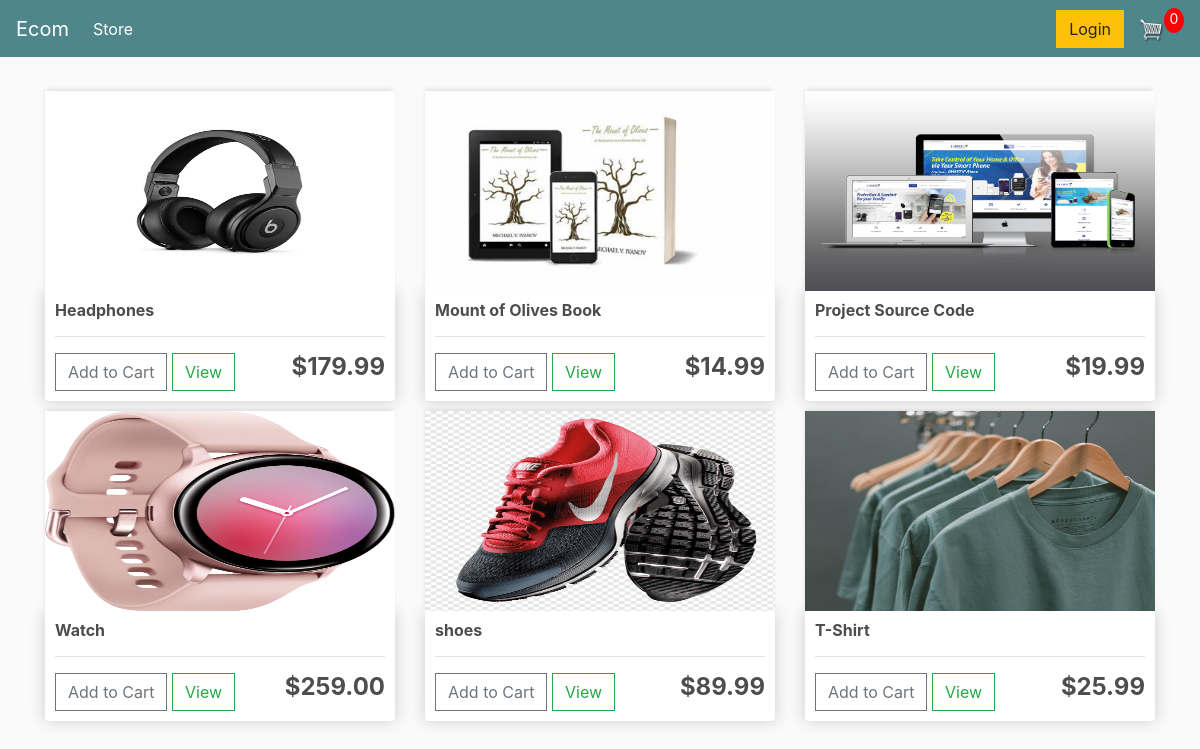
The page / on the database its author committed.
### store/models.py (models this page shows, shortened)
class Product(models.Model):
    name = models.CharField(max_length=200)
    price = models.DecimalField(max_digits=7, decimal_places=2)
    digital = models.BooleanField(default=False, null=True, blank=True)
    image = models.ImageField(null=True, blank=True)
    @property
    def imageURL(self):
        try:
            url = self.image.url
        except:
            url = ''
        return url

### store/views.py (the view)
# urls.py: path('',include('store.urls')),
def store(request):
  data = cartData(request)
  cartItems =data['cartItems']
  order = data['order']
  items = data['items']
  products=Product.objects.all()
  context={'products':products, 'cartItems':cartItems}
  return render(request,'store/store.html',context)

### store/utils.py (called while the page is built, shortened)
def cookieCart(request):
	try:
		cart = json.loads(request.COOKIES.get('cart','{}'))
	except json.JSONDecodeError:
		cart = {}
		print('CART:', cart)
	items = []
	order = {'get_cart_total':0, 'get_cart_items':0, 'shipping':False}
	cartItems = order['get_cart_items']
	return {'cartItems':cartItems ,'order':order, 'items':items}

def cartData(request):
	if request.user.is_authenticated:
		customer = request.user.customer
		order, created = Order.objects.get_or_create(customer=customer, complete=False)
		items = order.orderitem_set.all()
		cartItems = order.get_cart_items
	else:
		cookieData = cookieCart(request)
		cartItems = cookieData['cartItems']
		order = cookieData['order']
		items = cookieData['items']
	return {'cartItems':cartItems ,'order':order, 'items':items}

### store/templates/store/store.html
{% extends 'store/main.html' %}
{% load static %}
{% block content %}
	<div class="row">
		{% for product in products %}
		<div class="col-lg-4">
			<img class="thumbnail" src="{{product.imageURL}}">
			<div class="box-element product">
				<h6><strong>{{product.name}}</strong></h6>
				<hr>
				<button data-product="{{product.id}}" data-action="add" class="btn btn-outline-secondary add-btn update-cart">Add to Cart</button>
				<a class="btn btn-outline-success" href="#">View</a>
				<h4 style="display: inline-block; float: right"><strong>${{product.price}}</strong></h4>
			</div>
		</div>
		{% endfor %}
	</div>
{% endblock content %}

### store/templates/store/main.html (shortened to what this page needs)
<!DOCTYPE html>
{% load static %}
<html>
<head>
	<link rel="stylesheet" href="https://stackpath.bootstrapcdn.com/bootstrap/4.4.1/css/bootstrap.min.css">
	<link rel="stylesheet" type="text/css" href="{% static 'css/main.css' %}">
</head>
<body>
	<nav class="navbar navbar-expand-lg navbar-dark bg-dark">
	  <a class="navbar-brand" href="{% url 'store' %}">Ecom</a>
	  <div class="collapse navbar-collapse" id="navbarSupportedContent">
	    <ul class="navbar-nav mr-auto">
	      <li class="nav-item active">
	        <a class="nav-link" href="{% url 'store' %}">Store <span class="sr-only">(current)</span></a>
	      </li>
	    </ul>
	    <div class="form-inline my-2 my-lg-0">
	     	<a href="#"class="btn btn-warning">Login</a>
	     	<a href="{% url 'cart' %}">
	    		<img  id="cart-icon" src="{% static 'images/cart.png' %}">
	    	</a>
	    	<p id="cart-total">{{cartItems}}</p>
	    </div>
	  </div>
	</nav>
     <div class="container">
            <br>
            {% block content %}
            {% endblock content %}
         </div>
</body>
</html>

### store/static/css/main.css (style rules this page uses)
body { background-color: hsl(0, 0%, 98%); }
h1,h2,h3,h4,h5,h6 { color:hsl(0, 0%, 30%); }
.box-element { box-shadow:hsl(0, 0%, 80%) 0 0 16px; background-color: #fff; border-radius: 4px; padding: 10px; }
.thumbnail { width: 100%; height: 200px; -webkit-box-shadow: -1px -3px 5px -2px rgba(214,214,214,1); -moz-box-shadow: -1px -3px 5px -2px rgba(214,214,214,1); box-shadow: -1px -3px 5px -2px rgba(214,214,214,1); }
.product { border-radius: 0 0 4px 4px; }
.bg-dark { background-color: #4f868c!important; }
#cart-icon { width:25px; display: inline-block; margin-left: 15px; }
#cart-total { display: block; text-align: center; color:#fff; background-color: red; width: 20px; height: 25px; border-radius: 50%; font-size: 14px; }
.col-lg-4, .col-lg-6, .col-lg-8, .col-lg-12 { margin-top: 10px; }
.btn { border-radius: 0; }

### rows shown on the page
Product: imageURL (picture), name "Headphones", price "179.99"
Product: imageURL (picture), name "Mount of Olives Book", price "14.99"
Product: imageURL (picture), name "Project Source Code", price "19.99"
Product: imageURL (picture), name "Watch", price "259.00"
Product: imageURL (picture), name "shoes", price "89.99"
Product: imageURL (picture), name "T-Shirt", price "25.99"

### other values the page prints
{{ cartItems }} "0"
